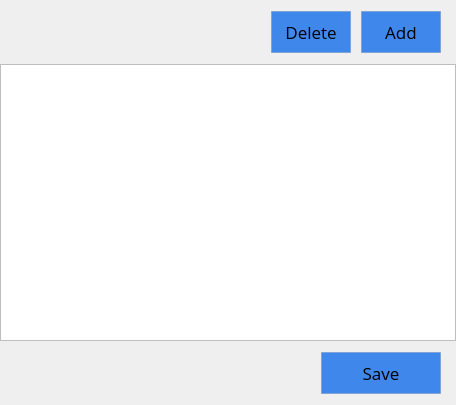
<?xml version="1.0" encoding="UTF-8"?>
<ui version="4.0">
 <class>More_Data</class>
 <widget class="QWidget" name="More_Data">
  <property name="geometry">
   <rect>
    <x>0</x>
    <y>0</y>
    <width>456</width>
    <height>405</height>
   </rect>
  </property>
  <property name="windowTitle">
   <string>Multiple Value</string>
  </property>
  <property name="windowIcon">
   <iconset resource="res.qrc">
    <normaloff>:/image/title.png</normaloff>:/image/title.png</iconset>
  </property>
  <property name="styleSheet">
   <string notr="true">QWidget{
	font:11pt Open Sans;
}
QPushButton{
	min-height:40px;
	border:0.5 solid rgb(190, 190, 190, 50%);
	font:13pt Open Sans;
	background:rgb(5, 100, 233, 75%);
}
QPushButton:hover{
	background:rgb(5, 100, 200, 30%);
}
QPushButton:pressed{
	background:rgb(5, 100, 244, 90%);
}

QTableWidget{
	border:0.5 solid rgb(190,190,190);
	font:11pt Open Sans;
}
QHeaderView::section{
	width:125px;height:40px;
	background-color:rgb(234,241,249);
	border:0.5 solid rgb(190,190,190);
}
QTableWidget::item{
	border:0.5 solid rgb(190,190,190);
}
QTableWidget::item:hover{
	background-color:rgb(224,234,248);
}
QTableWidget::item:selected{
	background-color:rgb(179,211,242);
	color:black;
	border:none;
}</string>
  </property>
  <layout class="QVBoxLayout" name="verticalLayout">
   <property name="leftMargin">
    <number>0</number>
   </property>
   <property name="rightMargin">
    <number>0</number>
   </property>
   <item>
    <widget class="QWidget" name="widget" native="true">
     <layout class="QHBoxLayout" name="horizontalLayout">
      <property name="spacing">
       <number>10</number>
      </property>
      <property name="leftMargin">
       <number>0</number>
      </property>
      <property name="topMargin">
       <number>0</number>
      </property>
      <property name="rightMargin">
       <number>15</number>
      </property>
      <property name="bottomMargin">
       <number>5</number>
      </property>
      <item>
       <spacer name="horizontalSpacer_2">
        <property name="orientation">
         <enum>Qt::Horizontal</enum>
        </property>
        <property name="sizeHint" stdset="0">
         <size>
          <width>40</width>
          <height>20</height>
         </size>
        </property>
       </spacer>
      </item>
      <item>
       <widget class="QPushButton" name="btn_Del">
        <property name="minimumSize">
         <size>
          <width>80</width>
          <height>42</height>
         </size>
        </property>
        <property name="text">
         <string>Delete</string>
        </property>
       </widget>
      </item>
      <item>
       <widget class="QPushButton" name="btn_Add">
        <property name="minimumSize">
         <size>
          <width>80</width>
          <height>42</height>
         </size>
        </property>
        <property name="text">
         <string>Add</string>
        </property>
       </widget>
      </item>
     </layout>
    </widget>
   </item>
   <item>
    <widget class="QTableWidget" name="tableWidget"/>
   </item>
   <item>
    <widget class="QWidget" name="widget_2" native="true">
     <layout class="QHBoxLayout" name="horizontalLayout_2">
      <property name="spacing">
       <number>10</number>
      </property>
      <property name="leftMargin">
       <number>0</number>
      </property>
      <property name="topMargin">
       <number>5</number>
      </property>
      <property name="rightMargin">
       <number>15</number>
      </property>
      <property name="bottomMargin">
       <number>0</number>
      </property>
      <item>
       <spacer name="horizontalSpacer">
        <property name="orientation">
         <enum>Qt::Horizontal</enum>
        </property>
        <property name="sizeHint" stdset="0">
         <size>
          <width>40</width>
          <height>20</height>
         </size>
        </property>
       </spacer>
      </item>
      <item>
       <widget class="QPushButton" name="btn_Save">
        <property name="minimumSize">
         <size>
          <width>120</width>
          <height>42</height>
         </size>
        </property>
        <property name="text">
         <string>Save</string>
        </property>
       </widget>
      </item>
     </layout>
    </widget>
   </item>
  </layout>
 </widget>
 <resources>
  <include location="res.qrc"/>
 </resources>
 <connections/>
</ui>
